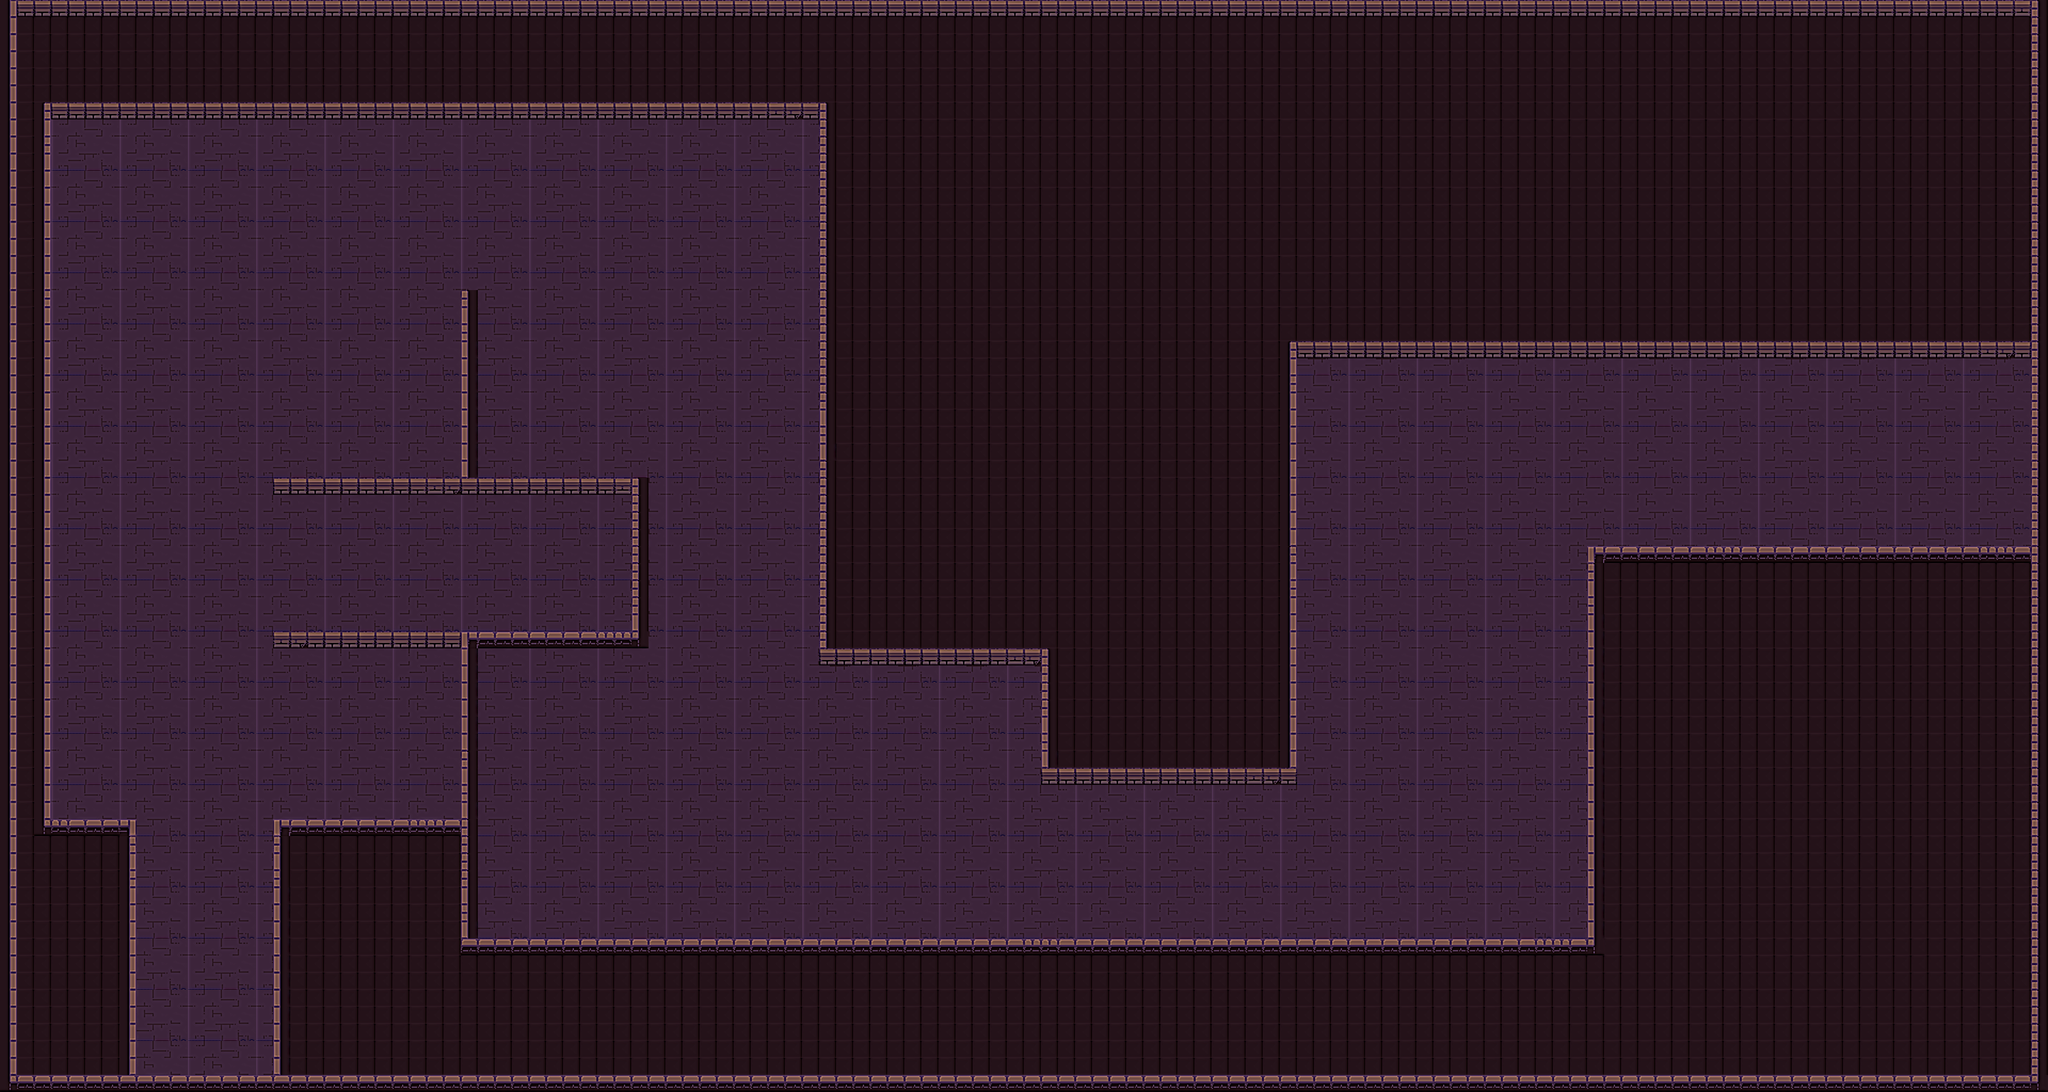

Rendered tile map (Tiled .tmx) drawn with the repository's tilesets; below, a short description and the map source with its tile grids summarised:
An orthogonal 120x64 tile map with 32x32 px tiles, 1 tile layer (obj), 1 hidden layer not drawn.

<map version="1.9" tiledversion="1.9.2" orientation="orthogonal" renderorder="right-down" width="120" height="64" tilewidth="32" tileheight="32" infinite="0" nextlayerid="5" nextobjectid="1">
 <tileset firstgid="1" source="tileset_map_new.tsx" />
 <layer id="3" name="obj" width="120" height="64">
  <data>[7680 cells, 7680 non-empty, 33 distinct tile ids]</data>
 </layer>
 <layer id="1" name="Слой тайлов 1" width="120" height="64" visible="0" locked="1">
  <data>[7680 cells, 232 non-empty, 1 distinct tile ids]</data>
 </layer>
</map>
